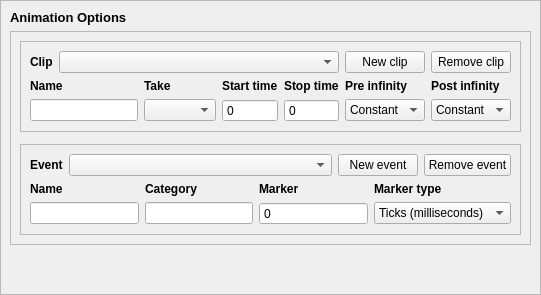
        <widget class="QWidget" name="anim">
         <attribute name="title">
          <string>Animation</string>
         </attribute>
         <layout class="QGridLayout" name="gridLayout_4">
          <property name="margin">
           <number>0</number>
          </property>
          <item row="0" column="0">
           <widget class="QFrame" name="frame_3">
            <property name="frameShape">
             <enum>QFrame::StyledPanel</enum>
            </property>
            <layout class="QGridLayout" name="gridLayout_6">
             <item row="0" column="0">
              <widget class="QLabel" name="label_2">
               <property name="enabled">
                <bool>true</bool>
               </property>
               <property name="font">
                <font>
                 <family>Arial</family>
                 <pointsize>10</pointsize>
                 <weight>75</weight>
                 <italic>false</italic>
                 <bold>true</bold>
                </font>
               </property>
               <property name="contextMenuPolicy">
                <enum>Qt::ActionsContextMenu</enum>
               </property>
               <property name="layoutDirection">
                <enum>Qt::LeftToRight</enum>
               </property>
               <property name="autoFillBackground">
                <bool>false</bool>
               </property>
               <property name="text">
                <string>Animation Options</string>
               </property>
              </widget>
             </item>
             <item row="2" column="0">
              <spacer name="verticalSpacer">
               <property name="orientation">
                <enum>Qt::Vertical</enum>
               </property>
               <property name="sizeHint" stdset="0">
                <size>
                 <width>20</width>
                 <height>40</height>
                </size>
               </property>
              </spacer>
             </item>
             <item row="1" column="0">
              <widget class="QFrame" name="gridFrame_3">
               <property name="enabled">
                <bool>true</bool>
               </property>
               <property name="frameShape">
                <enum>QFrame::StyledPanel</enum>
               </property>
               <layout class="QGridLayout" name="gridLayout_12">
                <item row="1" column="0">
                 <widget class="QFrame" name="frame_12">
                  <property name="frameShape">
                   <enum>QFrame::StyledPanel</enum>
                  </property>
                  <property name="frameShadow">
                   <enum>QFrame::Raised</enum>
                  </property>
                 </widget>
                </item>
                <item row="0" column="0" colspan="3">
                 <widget class="QFrame" name="clipFrame">
                  <property name="frameShape">
                   <enum>QFrame::StyledPanel</enum>
                  </property>
                  <property name="frameShadow">
                   <enum>QFrame::Raised</enum>
                  </property>
                  <layout class="QGridLayout" name="gridLayout_2">
                   <item row="0" column="3">
                    <widget class="QPushButton" name="removeClip">
                     <property name="focusPolicy">
                      <enum>Qt::ClickFocus</enum>
                     </property>
                     <property name="text">
                      <string>Remove clip</string>
                     </property>
                    </widget>
                   </item>
                   <item row="0" column="1">
                    <widget class="QComboBox" name="clips">
                     <property name="sizePolicy">
                      <sizepolicy hsizetype="Expanding" vsizetype="Fixed">
                       <horstretch>0</horstretch>
                       <verstretch>0</verstretch>
                      </sizepolicy>
                     </property>
                    </widget>
                   </item>
                   <item row="0" column="0">
                    <widget class="QLabel" name="label">
                     <property name="sizePolicy">
                      <sizepolicy hsizetype="Preferred" vsizetype="Preferred">
                       <horstretch>0</horstretch>
                       <verstretch>0</verstretch>
                      </sizepolicy>
                     </property>
                     <property name="font">
                      <font>
                       <weight>75</weight>
                       <bold>true</bold>
                      </font>
                     </property>
                     <property name="text">
                      <string>Clip</string>
                     </property>
                     <property name="alignment">
                      <set>Qt::AlignLeading|Qt::AlignLeft|Qt::AlignVCenter</set>
                     </property>
                    </widget>
                   </item>
                   <item row="0" column="2">
                    <widget class="QPushButton" name="newClip">
                     <property name="focusPolicy">
                      <enum>Qt::ClickFocus</enum>
                     </property>
                     <property name="text">
                      <string>New clip</string>
                     </property>
                    </widget>
                   </item>
                   <item row="1" column="0" colspan="4">
                    <layout class="QGridLayout" name="gridLayout_17">
                     <item row="1" column="2">
                      <widget class="QComboBox" name="take"/>
                     </item>
                     <item row="1" column="1">
                      <widget class="QLineEdit" name="clipName"/>
                     </item>
                     <item row="1" column="5">
                      <widget class="QComboBox" name="preInfinity">
                       <item>
                        <property name="text">
                         <string>Constant</string>
                        </property>
                       </item>
                       <item>
                        <property name="text">
                         <string>Cycle</string>
                        </property>
                       </item>
                      </widget>
                     </item>
                     <item row="0" column="4">
                      <widget class="QLabel" name="label_24">
                       <property name="font">
                        <font>
                         <weight>75</weight>
                         <bold>true</bold>
                        </font>
                       </property>
                       <property name="text">
                        <string>Stop time</string>
                       </property>
                      </widget>
                     </item>
                     <item row="0" column="1">
                      <widget class="QLabel" name="label_25">
                       <property name="font">
                        <font>
                         <weight>75</weight>
                         <bold>true</bold>
                        </font>
                       </property>
                       <property name="text">
                        <string>Name</string>
                       </property>
                      </widget>
                     </item>
                     <item row="1" column="6">
                      <widget class="QComboBox" name="postInfinity">
                       <item>
                        <property name="text">
                         <string>Constant</string>
                        </property>
                       </item>
                       <item>
                        <property name="text">
                         <string>Cycle</string>
                        </property>
                       </item>
                      </widget>
                     </item>
                     <item row="0" column="6">
                      <widget class="QLabel" name="label_26">
                       <property name="font">
                        <font>
                         <weight>75</weight>
                         <bold>true</bold>
                        </font>
                       </property>
                       <property name="text">
                        <string>Post infinity</string>
                       </property>
                      </widget>
                     </item>
                     <item row="0" column="5">
                      <widget class="QLabel" name="label_27">
                       <property name="font">
                        <font>
                         <weight>75</weight>
                         <bold>true</bold>
                        </font>
                       </property>
                       <property name="text">
                        <string>Pre infinity</string>
                       </property>
                      </widget>
                     </item>
                     <item row="0" column="3">
                      <widget class="QLabel" name="label_28">
                       <property name="font">
                        <font>
                         <weight>75</weight>
                         <bold>true</bold>
                        </font>
                       </property>
                       <property name="text">
                        <string>Start time</string>
                       </property>
                      </widget>
                     </item>
                     <item row="1" column="4">
                      <widget class="QSpinBox" name="stopTime">
                       <property name="focusPolicy">
                        <enum>Qt::StrongFocus</enum>
                       </property>
                       <property name="buttonSymbols">
                        <enum>QAbstractSpinBox::NoButtons</enum>
                       </property>
                       <property name="maximum">
                        <number>1000000000</number>
                       </property>
                      </widget>
                     </item>
                     <item row="1" column="3">
                      <widget class="QSpinBox" name="startTime">
                       <property name="focusPolicy">
                        <enum>Qt::StrongFocus</enum>
                       </property>
                       <property name="buttonSymbols">
                        <enum>QAbstractSpinBox::NoButtons</enum>
                       </property>
                       <property name="maximum">
                        <number>1000000000</number>
                       </property>
                      </widget>
                     </item>
                     <item row="0" column="2">
                      <widget class="QLabel" name="label_29">
                       <property name="font">
                        <font>
                         <weight>75</weight>
                         <bold>true</bold>
                        </font>
                       </property>
                       <property name="text">
                        <string>Take</string>
                       </property>
                      </widget>
                     </item>
                    </layout>
                   </item>
                  </layout>
                 </widget>
                </item>
                <item row="2" column="0" colspan="3">
                 <widget class="QFrame" name="eventFrame">
                  <property name="frameShape">
                   <enum>QFrame::StyledPanel</enum>
                  </property>
                  <property name="frameShadow">
                   <enum>QFrame::Raised</enum>
                  </property>
                  <layout class="QGridLayout" name="gridLayout_11">
                   <item row="0" column="2">
                    <widget class="QPushButton" name="newEvent">
                     <property name="focusPolicy">
                      <enum>Qt::ClickFocus</enum>
                     </property>
                     <property name="text">
                      <string>New event</string>
                     </property>
                    </widget>
                   </item>
                   <item row="0" column="3">
                    <widget class="QPushButton" name="removeEvent">
                     <property name="focusPolicy">
                      <enum>Qt::ClickFocus</enum>
                     </property>
                     <property name="text">
                      <string>Remove event</string>
                     </property>
                    </widget>
                   </item>
                   <item row="0" column="0">
                    <widget class="QLabel" name="label_17">
                     <property name="font">
                      <font>
                       <weight>75</weight>
                       <bold>true</bold>
                      </font>
                     </property>
                     <property name="text">
                      <string>Event</string>
                     </property>
                    </widget>
                   </item>
                   <item row="0" column="1">
                    <widget class="QComboBox" name="events">
                     <property name="sizePolicy">
                      <sizepolicy hsizetype="Expanding" vsizetype="Fixed">
                       <horstretch>0</horstretch>
                       <verstretch>0</verstretch>
                      </sizepolicy>
                     </property>
                    </widget>
                   </item>
                   <item row="1" column="0" colspan="4">
                    <layout class="QGridLayout" name="gridLayout_18">
                     <item row="0" column="1">
                      <widget class="QLabel" name="label_30">
                       <property name="font">
                        <font>
                         <weight>75</weight>
                         <bold>true</bold>
                        </font>
                       </property>
                       <property name="text">
                        <string>Category</string>
                       </property>
                      </widget>
                     </item>
                     <item row="0" column="2">
                      <widget class="QLabel" name="label_31">
                       <property name="font">
                        <font>
                         <weight>75</weight>
                         <bold>true</bold>
                        </font>
                       </property>
                       <property name="text">
                        <string>Marker</string>
                       </property>
                      </widget>
                     </item>
                     <item row="0" column="3">
                      <widget class="QLabel" name="label_32">
                       <property name="font">
                        <font>
                         <weight>75</weight>
                         <bold>true</bold>
                        </font>
                       </property>
                       <property name="text">
                        <string>Marker type</string>
                       </property>
                      </widget>
                     </item>
                     <item row="0" column="0">
                      <widget class="QLabel" name="label_33">
                       <property name="font">
                        <font>
                         <weight>75</weight>
                         <bold>true</bold>
                        </font>
                       </property>
                       <property name="text">
                        <string>Name</string>
                       </property>
                      </widget>
                     </item>
                     <item row="1" column="3">
                      <widget class="QComboBox" name="markerType">
                       <item>
                        <property name="text">
                         <string>Ticks (milliseconds)</string>
                        </property>
                       </item>
                       <item>
                        <property name="text">
                         <string>Frames</string>
                        </property>
                       </item>
                      </widget>
                     </item>
                     <item row="1" column="2">
                      <widget class="QSpinBox" name="marker">
                       <property name="focusPolicy">
                        <enum>Qt::StrongFocus</enum>
                       </property>
                       <property name="buttonSymbols">
                        <enum>QAbstractSpinBox::NoButtons</enum>
                       </property>
                       <property name="maximum">
                        <number>1000000000</number>
                       </property>
                      </widget>
                     </item>
                     <item row="1" column="1">
                      <widget class="QLineEdit" name="eventCategory">
                       <property name="sizePolicy">
                        <sizepolicy hsizetype="Preferred" vsizetype="Fixed">
                         <horstretch>0</horstretch>
                         <verstretch>0</verstretch>
                        </sizepolicy>
                       </property>
                      </widget>
                     </item>
                     <item row="1" column="0">
                      <widget class="QLineEdit" name="eventName">
                       <property name="sizePolicy">
                        <sizepolicy hsizetype="Preferred" vsizetype="Fixed">
                         <horstretch>0</horstretch>
                         <verstretch>0</verstretch>
                        </sizepolicy>
                       </property>
                      </widget>
                     </item>
                    </layout>
                   </item>
                  </layout>
                 </widget>
                </item>
               </layout>
              </widget>
             </item>
            </layout>
           </widget>
          </item>
         </layout>
        </widget>
